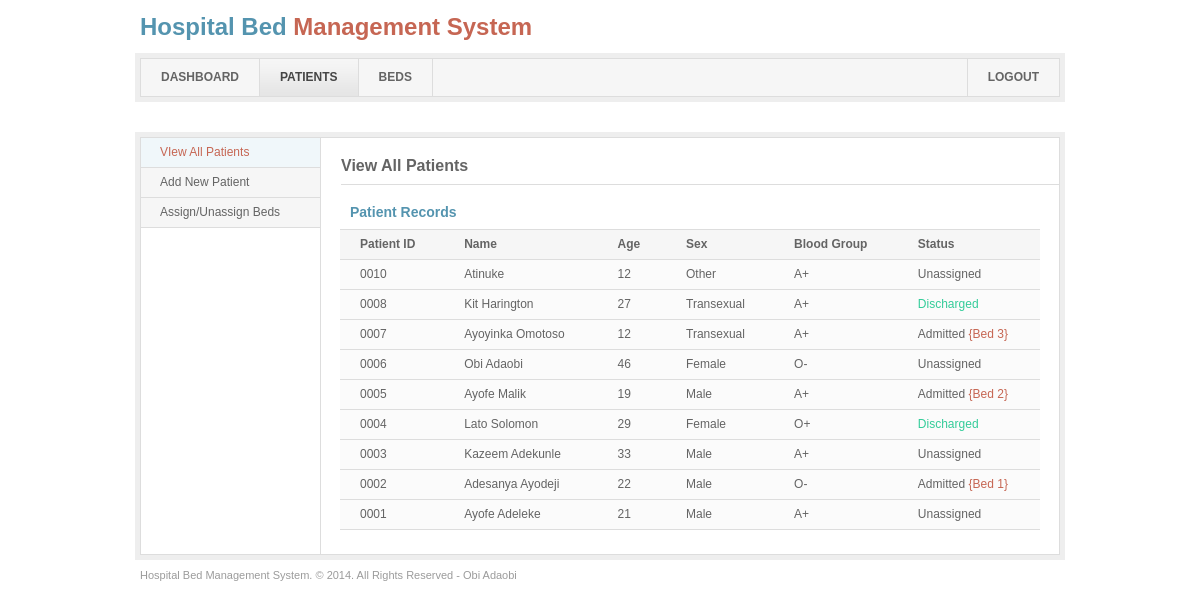
Screenshot of /patients.php (signed in) with the database file from the repository.
### tables this page shows
CREATE TABLE IF NOT EXISTS `patients` (
  `pat_id` bigint(20) NOT NULL AUTO_INCREMENT,
  `name` varchar(150) NOT NULL,
  `age` int(11) NOT NULL,
  `sex` varchar(150) NOT NULL,
  `blood_group` varchar(150) NOT NULL,
  `phone` varchar(150) NOT NULL,
  PRIMARY KEY (`pat_id`)
);

CREATE TABLE IF NOT EXISTS `pat_to_bed` (
  `pat_id` bigint(20) NOT NULL,
  `bed_id` varchar(150) NOT NULL
);

### patients.php (the view, shortened to what this page needs)
<?php
	if(!isset($_SESSION['user_id'])){ Redirect('index.php'); }
	else
	{
		require_once('inc/header.php');
	}
?>
        <ul id="mainNav">
        	<li><a href="dashboard.php">DASHBOARD</a></li>
        	<li><a href="patients.php" class="active">PATIENTS</a></li>
        	<li><a href="beds.php">BEDS</a></li>
        	<li class="logout"><a href="logout.php">LOGOUT</a></li>
        </ul>
        <div id="containerHolder">
			<div id="container">
        		<div id="sidebar">
                	<ul class="sideNav">
                    	<li><a href="patients.php" class="active">VIew All Patients</a></li>
                    	<li><a href="add-patient.php">Add New Patient</a></li>
                    	<li><a href="assign-bed.php">Assign/Unassign Beds</a></li>
                    </ul>
                </div>
                <h2>View All Patients</h2>
                <div id="main">
					<h3>Patient Records</h3>
                    	<table cellpadding="0" cellspacing="0">
							<tr>
                                <td><b>Patient ID</b></td>
                                <td><b>Name</b></td>
                                <td><b>Age</b></td>
                                <td><b>Sex</b></td>
                                <td><b>Blood Group</b></td>
                                <td><b>Status</b></td>
                            </tr>
                            <?php
								$result=mysql_query("SELECT p.*,pb.pat_id,pb.bed_id AS bed FROM patients p,pat_to_bed pb WHERE p.pat_id=pb.pat_id ORDER BY p.pat_id DESC");
								while($row=mysql_fetch_row($result))
								{
									$status="";
									if($row[7]=="none"){ $status="Unassigned"; }
									elseif($row[7]>0){ $status="Admitted <font color=#c66653>{Bed $row[7]}</font>"; } else{ $status="<font color=#33CC99>Discharged</font"; }
									$rn=$row['0'];
					 				if(strlen($rn)==1)
					 				$rn="000".$rn;
					 				elseif(strlen($rn)==2)
					 				$rn="00".$rn;
					 				elseif(strlen($rn)==3)
					 				$rn="0".$rn;
					 				elseif(strlen($rn)>3)
					 				$rn=$rn;
									echo"<tr class=odd>
                                	<td>$rn</td>
                                	<td>$row[1]</td>
                                	<td>$row[2]</td>
                                	<td>$row[3]</td>
                                	<td>$row[4]</td>
									<td>$status</td>
                            		</tr>";
								}
							?>
                        </table>
                        <br /><br />
                </div>
 <?php
	require_once('inc/footer.php');
?>

### inc/header.php (shortened to what this page needs)
<!DOCTYPE html>
<html>
<head>
<link href="style/css/transdmin.css" rel="stylesheet" type="text/css" media="screen" />
</head>
<body>
	<div id="wrapper">
    	<h1><span><font color="#5494af">Hospital Bed</font> <font color="#c66653">Management System</font></span></h1>

### inc/footer.php (shortened to what this page needs)
            </div>
        </div>
        <p id="footer">Hospital Bed Management System. &copy; 2014. All Rights Reserved - Obi Adaobi</p>
    </div>
</body>
</html>

### style/css/layout.css (style rules this page uses)
body { background: white; font-family: Arial, Helvetica, sans-serif; font-size: 12px; color: #646464; text-align: center; }
#wrapper { text-align: left; width: 930px; margin: 0 auto; }
h1 { margin: 15px 0 10px 5px; width: 600px; height: 28px; }
h1 span { font-size:24px; }
#mainNav { width: 918px; height: 37px; padding: 6px; margin: 0 0 30px 0; background: url(../img/top-menu-bg.gif) no-repeat left top; }
#mainNav li { float: left; height: 37px; border-right: 1px solid #ddd; }
#mainNav li a { display: block; float: left; height: 37px; font-weight: bold; line-height: 37px; text-decoration: none; color: #646464; padding: 0 20px; }
#mainNav li.logout { float: right; border-left: 1px solid #ddd; border-right: none; }
#mainNav li a.active, #mainNav li a.active { background: #f0f0f0 url(../img/top-menu-item-bg.gif) repeat-x left top; color: #454545; }
#containerHolder { background: #eee; padding: 5px; }
#container { background: #fff url(../img/content.gif) repeat-y left top; border: 1px solid #ddd; width: 918px; }
#sidebar { width: 179px; float: left; }
#sidebar .sideNav { width: 179px; }
#sidebar .sideNav li { border-bottom: 1px solid #ddd; width: 179px; }
#sidebar .sideNav li a { display: block; color: #646464; background: #f6f6f6; text-decoration: none; height: 29px; line-height: 29px; padding: 0 19px; width: 141px; }
#sidebar .sideNav li a.active, #sidebar .sideNav li a.active:hover { background: #f0f7fa; color: #c66653; }
h2 { width: 718px; float: right; color: #646464; font-size: 16px; line-height: 16px; font-weight: bold; margin: 20px 0 0 0; padding: 0 0 10px 0; border-bottom: 1px solid #ddd; }
#main { width: 700px; float: right; padding: 0 19px 0 0; }
h3 { font-size: 14px; line-height: 14px; font-weight: bold; color: #5494af; padding: 0 0 0 10px; margin: 20px 0 10px; }
#main table { border-top: 1px solid #ddd; width: 700px; }
#main table tr td { background: #f6f6f6; padding: 0px 20px; height: 29px; line-height: 29px; border-bottom: 1px solid #ddd; }
#main table tr.odd td { background: #fbfbfb; }
#footer { margin: 10px 0 30px 0; font-size: 11px; line-height: 11px; color: #9B9B9B; padding: 0 0 0 5px; }

### rows the page displays
patients: rn "0010", name "Atinuke", age "12", sex "Other", blood_group "A+", pat_to_bed.bed_id "Unassigned"
patients: rn "0008", name "Kit Harington", age "27", sex "Transexual", blood_group "A+", shows "Discharged"
patients: rn "0007", name "Ayoyinka Omotoso", age "12", sex "Transexual", blood_group "A+", pat_to_bed.bed_id "3"
patients: rn "0006", name "Obi Adaobi", age "46", sex "Female", blood_group "O-", pat_to_bed.bed_id "Unassigned"
patients: rn "0005", name "Ayofe Malik", age "19", sex "Male", blood_group "A+", pat_to_bed.bed_id "2"
patients: rn "0004", name "Lato Solomon", age "29", sex "Female", blood_group "O+", shows "Discharged"
patients: rn "0003", name "Kazeem Adekunle", age "33", sex "Male", blood_group "A+", pat_to_bed.bed_id "Unassigned"
patients: rn "0002", name "Adesanya Ayodeji", age "22", sex "Male", blood_group "O-", pat_to_bed.bed_id "1"
patients: rn "0001", name "Ayofe Adeleke", age "21", sex "Male", blood_group "A+", pat_to_bed.bed_id "Unassigned"
